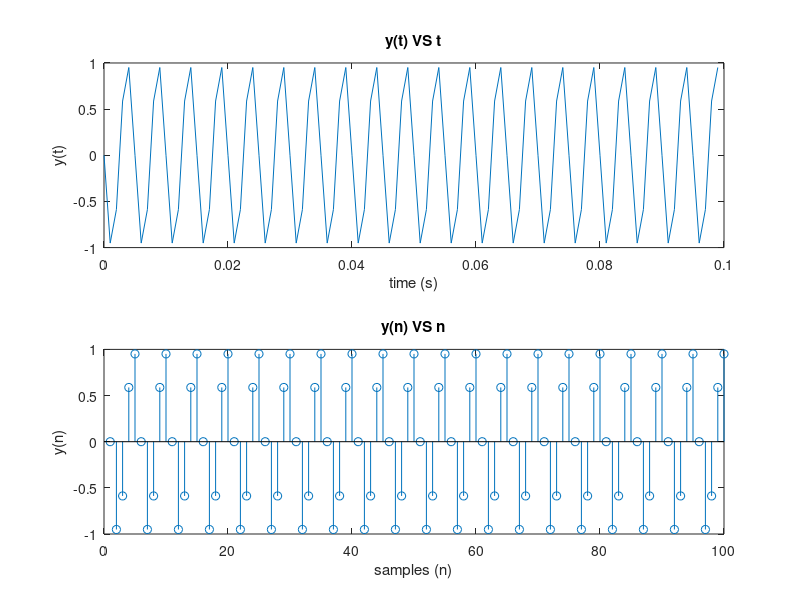

Source code (MATLAB):

# setting a = (143%4)
a = 1+mod(143,4);

# setting time resolution
dt = 0.001;
t = [0:dt:5-dt];

# defining signals
s1 = sin(2*pi*200*a*t);
s2 = sin(2*pi*220*a*t);
s = [s1 s2];

# writing wav file
audiowrite('Q3.wav',s,1000);

# plotting first 100 samples
subplot(2,1,1);
plot(t(1:100),s(1:100));
title('y(t) VS t');
xlabel('time (s)');
ylabel('y(t)');

subplot(2,1,2);
stem([1:100],s(1:100));
title('y(n) VS n');
xlabel('samples (n)');
ylabel('y(n)');